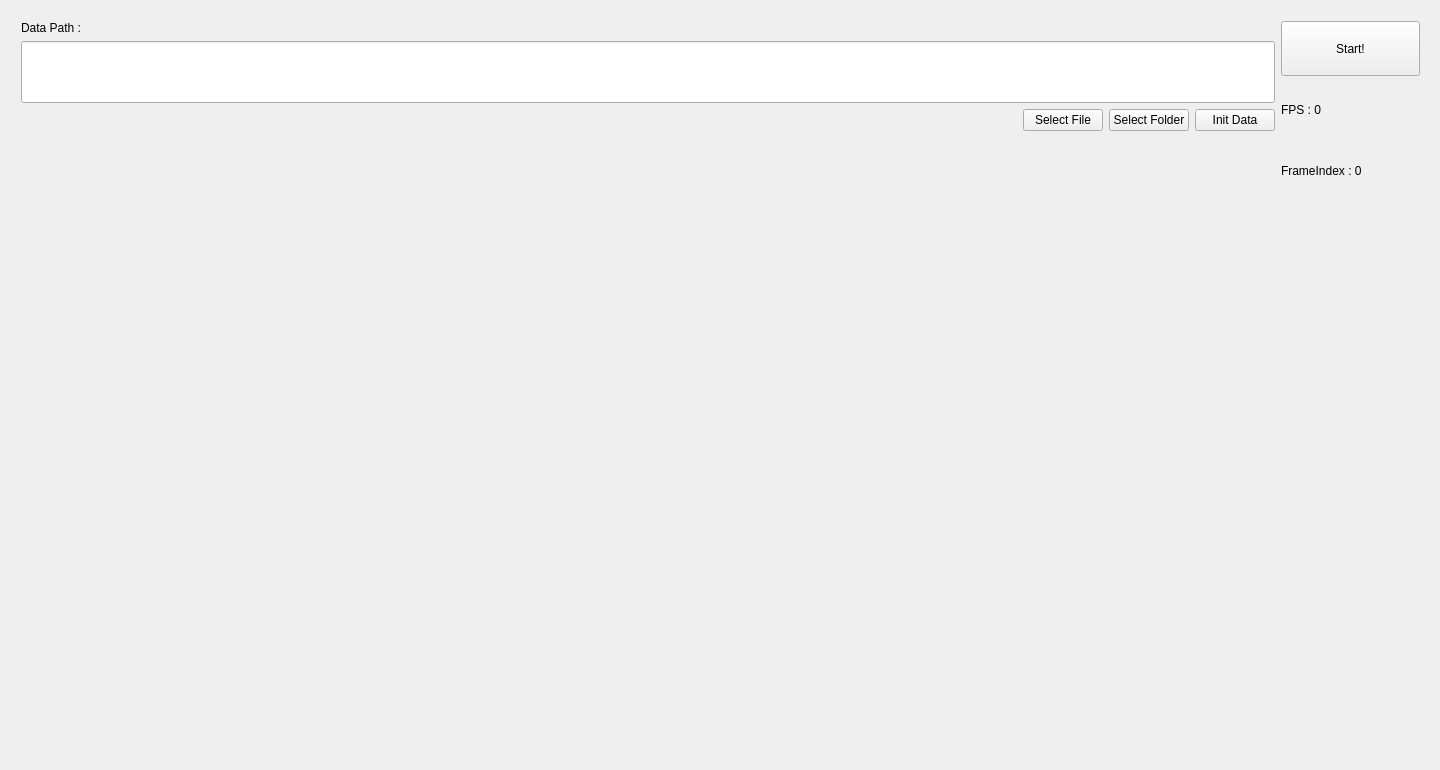
<?xml version="1.0" encoding="UTF-8"?>
<ui version="4.0">
 <class>RailwayFaultDetectWidget</class>
 <widget class="QWidget" name="RailwayFaultDetectWidget">
  <property name="geometry">
   <rect>
    <x>0</x>
    <y>0</y>
    <width>1440</width>
    <height>770</height>
   </rect>
  </property>
  <property name="windowTitle">
   <string>RailwayFaultDetectWidget</string>
  </property>
  <widget class="QWidget" name="horizontalLayoutWidget">
   <property name="geometry">
    <rect>
     <x>10</x>
     <y>10</y>
     <width>1421</width>
     <height>751</height>
    </rect>
   </property>
   <layout class="QHBoxLayout" name="HLayout_Widget" stretch="9,1">
    <item>
     <layout class="QVBoxLayout" name="VLayout_LoadData" stretch="1,1,1,10">
      <item>
       <widget class="QLabel" name="label_DataPath">
        <property name="sizePolicy">
         <sizepolicy hsizetype="Preferred" vsizetype="Fixed">
          <horstretch>0</horstretch>
          <verstretch>0</verstretch>
         </sizepolicy>
        </property>
        <property name="text">
         <string>Data Path :</string>
        </property>
       </widget>
      </item>
      <item>
       <widget class="QLineEdit" name="lineEdit_DataPath">
        <property name="sizePolicy">
         <sizepolicy hsizetype="Expanding" vsizetype="Expanding">
          <horstretch>0</horstretch>
          <verstretch>0</verstretch>
         </sizepolicy>
        </property>
       </widget>
      </item>
      <item>
       <layout class="QHBoxLayout" name="horizontalLayout">
        <item>
         <spacer name="HSpacer_LoadData">
          <property name="orientation">
           <enum>Qt::Horizontal</enum>
          </property>
          <property name="sizeHint" stdset="0">
           <size>
            <width>40</width>
            <height>20</height>
           </size>
          </property>
         </spacer>
        </item>
        <item>
         <widget class="QPushButton" name="Btn_SelectFile">
          <property name="text">
           <string>Select File</string>
          </property>
         </widget>
        </item>
        <item>
         <widget class="QPushButton" name="Btn_SelectFolder">
          <property name="text">
           <string>Select Folder</string>
          </property>
         </widget>
        </item>
        <item>
         <widget class="QPushButton" name="Btn_InitData">
          <property name="text">
           <string>Init Data</string>
          </property>
         </widget>
        </item>
       </layout>
      </item>
      <item>
       <spacer name="VSpacer_LoadData">
        <property name="orientation">
         <enum>Qt::Vertical</enum>
        </property>
        <property name="sizeHint" stdset="0">
         <size>
          <width>20</width>
          <height>40</height>
         </size>
        </property>
       </spacer>
      </item>
     </layout>
    </item>
    <item>
     <layout class="QVBoxLayout" name="VLayout_Msg" stretch="1,1,1,10">
      <item>
       <widget class="QPushButton" name="Btn_StartDetect">
        <property name="sizePolicy">
         <sizepolicy hsizetype="Preferred" vsizetype="Preferred">
          <horstretch>0</horstretch>
          <verstretch>0</verstretch>
         </sizepolicy>
        </property>
        <property name="text">
         <string>Start!</string>
        </property>
       </widget>
      </item>
      <item>
       <layout class="QHBoxLayout" name="HLayout_Fps" stretch="1">
        <item>
         <widget class="QLabel" name="label_Fps">
          <property name="text">
           <string>FPS : 0</string>
          </property>
         </widget>
        </item>
       </layout>
      </item>
      <item>
       <layout class="QHBoxLayout" name="HLayout_FrameIndex">
        <item>
         <widget class="QLabel" name="label_FrameIndex">
          <property name="text">
           <string>FrameIndex : 0</string>
          </property>
         </widget>
        </item>
       </layout>
      </item>
      <item>
       <spacer name="VSpacer_Msg">
        <property name="orientation">
         <enum>Qt::Vertical</enum>
        </property>
        <property name="sizeHint" stdset="0">
         <size>
          <width>20</width>
          <height>40</height>
         </size>
        </property>
       </spacer>
      </item>
     </layout>
    </item>
   </layout>
  </widget>
 </widget>
 <layoutdefault spacing="6" margin="11"/>
 <resources/>
 <connections/>
</ui>
